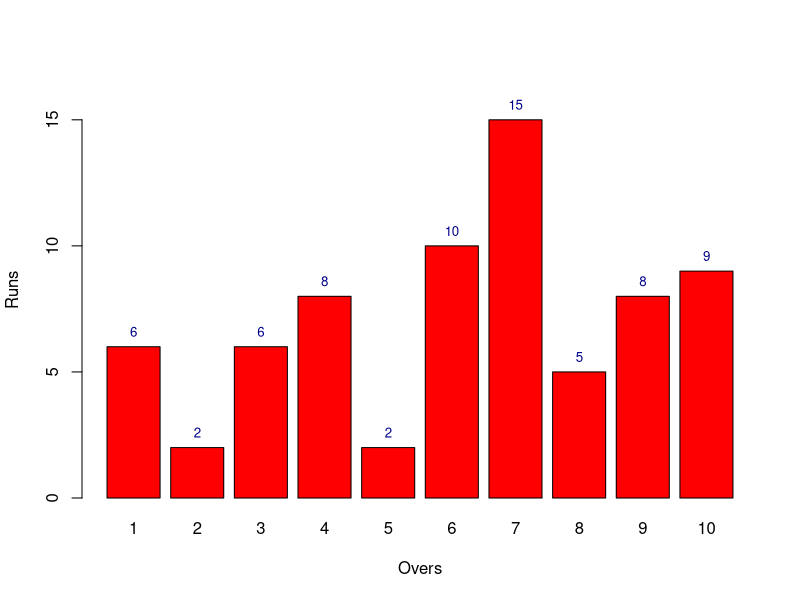

Reproduce this figure in R.
# Overs and Runs Values:
overs <- c(1,2,3,4,5,6,7,8,9,10)
runs  <- c(6,2,6,8,2,10,15,5,8,9)

# Draw Bar plot for runs per over for 10 overs
xx <- barplot(runs, xlab = "Overs", ylab = "Runs", col = "red", names.arg = c(1,2,3,4,5,6,7,8,9,10), ylim = c(0, 1.1*max(runs)))

# Place the bar values above the bars
text(xx, runs, labels = runs, pos = 3, cex = 0.8, col = "darkblue")
